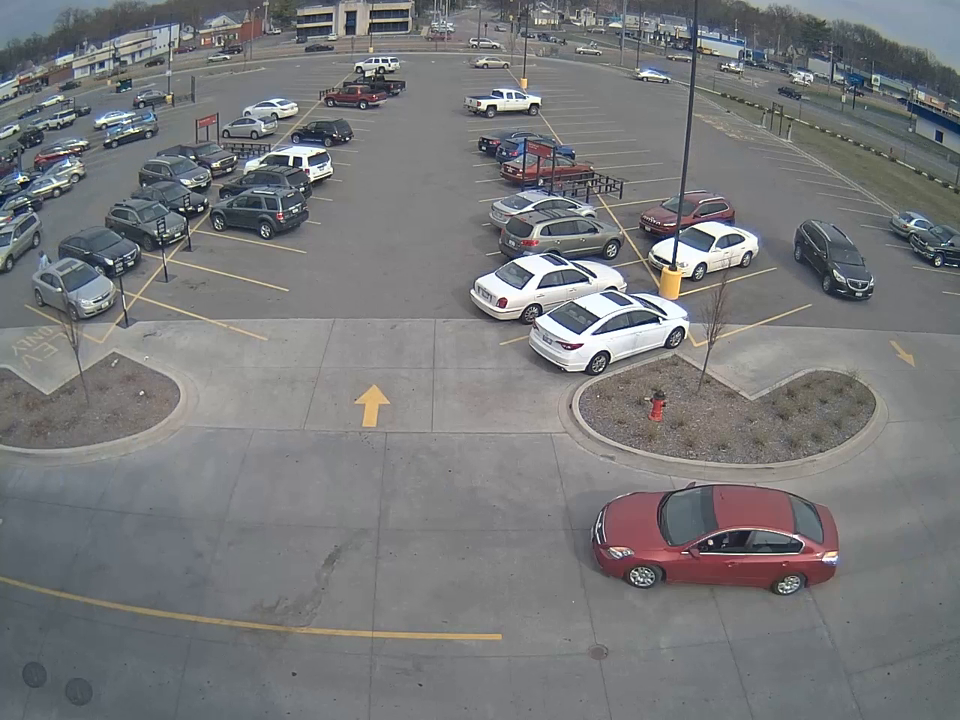
#> input picture frame 25 of parking 2.mp4, 960 x 720 px
$ python tracking1.py
#> lines starting #> are read from the running program, lines starting #| are printed output that depends on the picture; after the words box and inside, x2 and y2 are one past the last pixel; in counts of white or black regions, pixels touching at a corner belong together
import numpy as np
import cv2

cap = cv2.VideoCapture('parking 2.mp4')

# take first frame of the video
ret,frame = cap.read()
#> frame is the input picture: shape (720, 960, 3); mean B, G, R 122.3, 120.7, 119.9

# setup initial location of window
r,h,c,w = 250,90,400,125  # simply hardcoded the values
track_window = (c,r,w,h)

# set up the ROI for tracking
roi = frame[r:r+h, c:c+w]
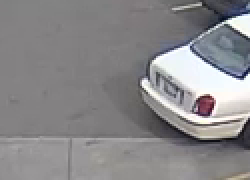
#> roi: shape (90, 125, 3) (shown 2 times larger); mean B, G, R 138.1, 136.2, 137.4
hsv_roi =  cv2.cvtColor(roi, cv2.COLOR_BGR2HSV)
#> hsv_roi: shape (90, 125, 3); mean H, S, V 122.5, 11.4, 140.2
mask = cv2.inRange(hsv_roi, np.array((0., 60.,32.)), np.array((180.,255.,255.)))
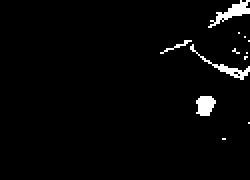
#> mask: shape (90, 125) (shown 2 times larger); 2.6% white; 12 white regions (8 under 20 px), largest, box (x1, y1, x2, y2) and area: (104, 0, 125, 14) 98, (95, 22, 125, 40) 81, (98, 48, 108, 58) 76, (80, 20, 96, 27) 22
roi_hist = cv2.calcHist([hsv_roi],[0],mask,[180],[0,180])
#> roi_hist = 180 values, max 51 at index 113, min 0 at index 0, mean 1.62
cv2.normalize(roi_hist,roi_hist,0,255,cv2.NORM_MINMAX)

# Setup the termination criteria, either 10 iteration or move by atleast 1 pt
term_crit = ( cv2.TERM_CRITERIA_EPS | cv2.TERM_CRITERIA_COUNT, 10, 1 )

while(1):
    ret ,frame = cap.read()
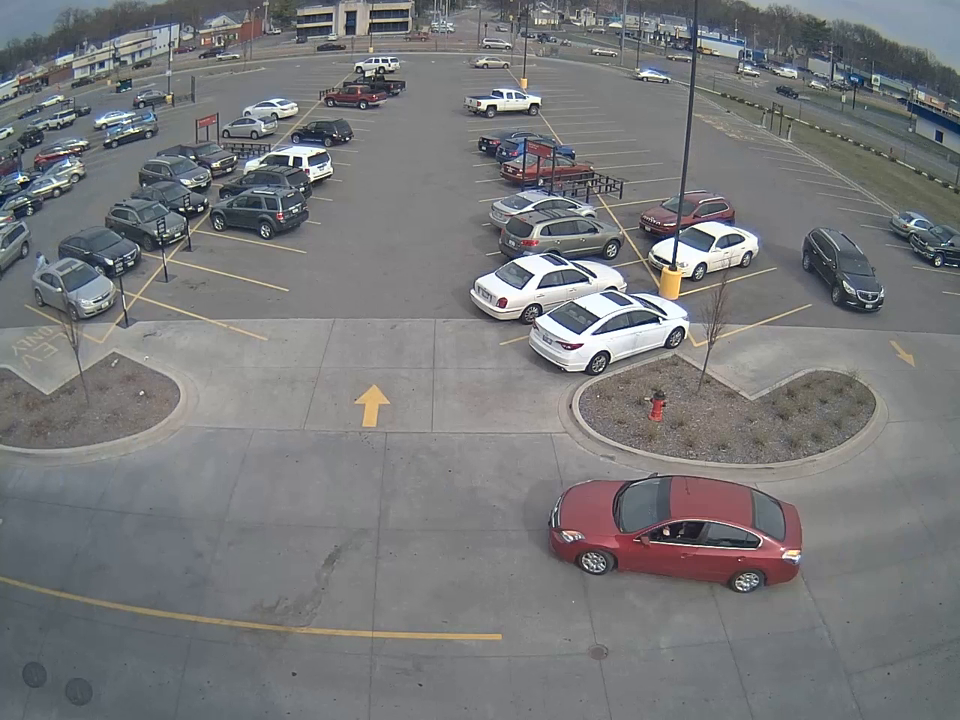
#> input picture frame 26 of parking 2.mp4, 960 x 720 px
#> frame is the input picture: shape (720, 960, 3); mean B, G, R 122.2, 120.6, 119.8

    if ret == True:
        hsv = cv2.cvtColor(frame, cv2.COLOR_BGR2HSV)
#> hsv: shape (720, 960, 3); mean H, S, V 78.6, 21.2, 125.8
        dst = cv2.calcBackProject([hsv],[0],roi_hist,[0,180],1)
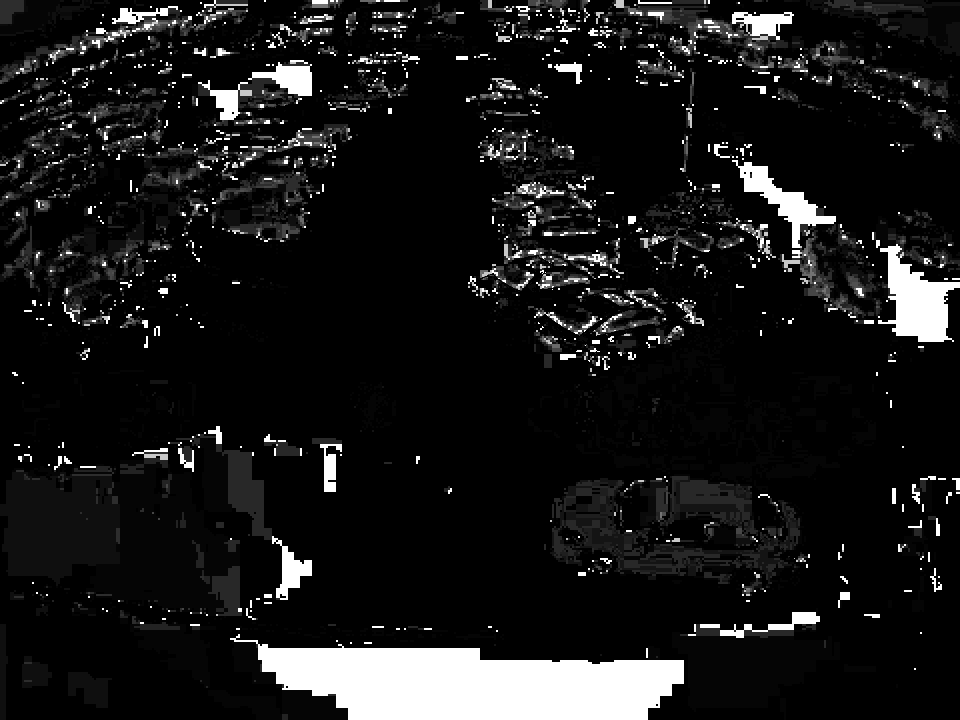
#> dst: shape (720, 960); min 0, max 255, mean 24.2

        # apply meanshift to get the new location
        ret, track_window = cv2.CamShift(dst, track_window, term_crit)
#> ret = ((552.5, 259.5), (107.6, 153.7), 92.73); track_window = (475, 205, 155, 109)

        # Draw it on image
        pts = cv2.boxPoints(ret)
#> pts = [[478.3, 202.1], [631.8, 209.4], [626.7, 316.9], [473.2, 309.6]]
        pts = np.int0(pts)
#> pts = [[478, 202], [631, 209], [626, 316], [473, 309]]
        img2 = cv2.polylines(frame,[pts],True, 255,2)
        cv2.imshow('img2',img2)

        if cv2.waitKey(35) & 0xFF == ord('q'):
#> (key q is pressed here)
            break
        else:
            cv2.imwrite(chr(k)+".jpg",img2)

    else:
        break

cv2.destroyAllWindows()
cap.release()
